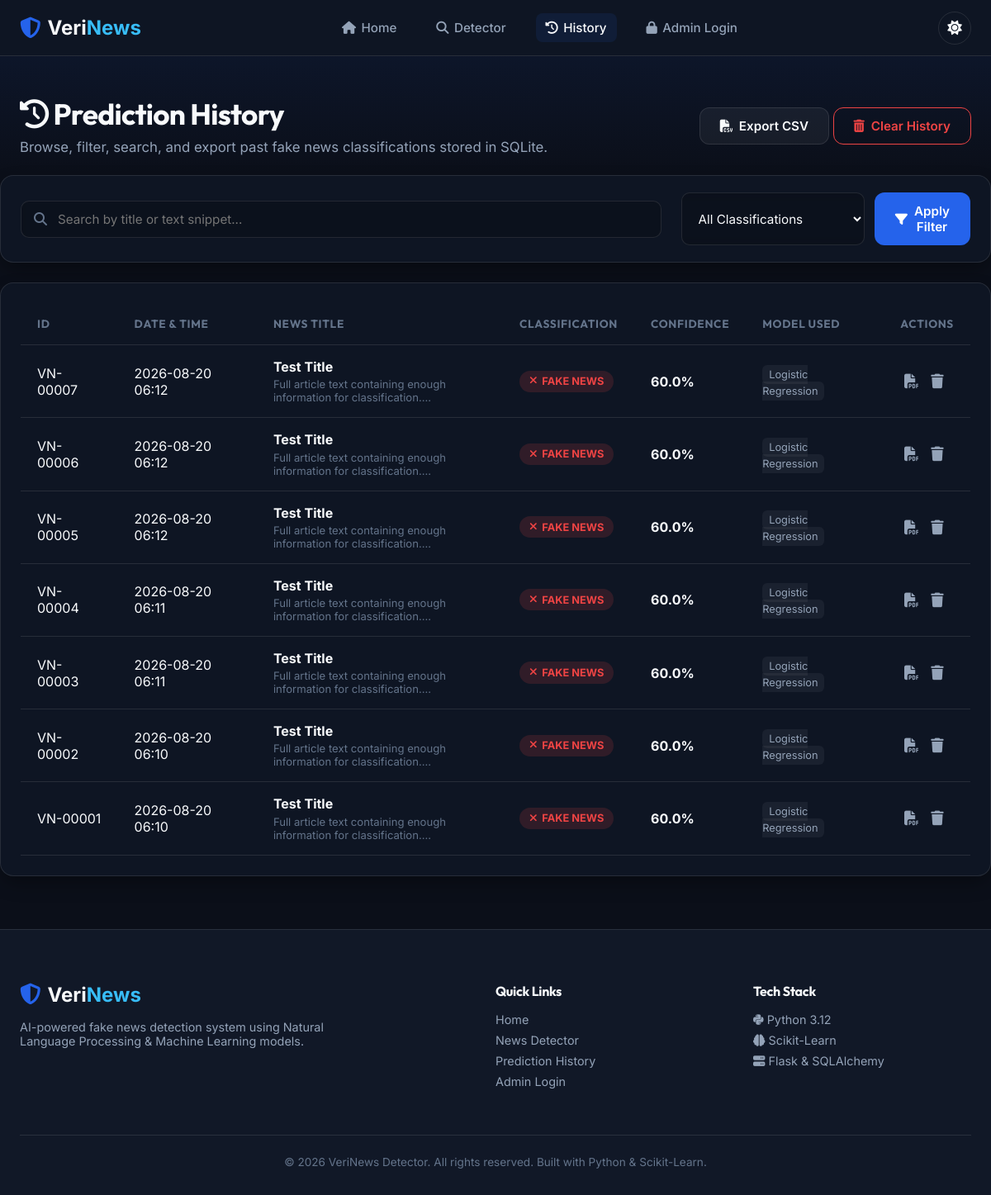
The app's page /history with its own data.
### models.py (models this page shows, shortened)
class PredictionHistory(db.Model):
    __tablename__ = 'prediction_history'
    id = db.Column(db.Integer, primary_key=True)
    news_title = db.Column(db.String(255), nullable=True, default='Untitled Article')
    news_content = db.Column(db.Text, nullable=False)
    prediction = db.Column(db.String(20), nullable=False)  # 'REAL NEWS' or 'FAKE NEWS'
    confidence = db.Column(db.Float, nullable=False)       # Percentage e.g. 97.8
    model_used = db.Column(db.String(64), default='Best ML Model')
    word_count = db.Column(db.Integer, default=0)
    created_at = db.Column(db.DateTime, default=get_utc_now, index=True)
    user_id = db.Column(db.Integer, db.ForeignKey('users.id'), nullable=True)
    ip_address = db.Column(db.String(45), nullable=True)

### app.py (the view)
@app.route('/history', methods=['GET', 'POST'])
def history():
    form = SearchHistoryForm(request.args, meta={'csrf': False})
    query_str = request.args.get('query', '').strip()
    filter_by = request.args.get('filter_by', 'ALL')
    page = request.args.get('page', 1, type=int)
    query = PredictionHistory.query
    if query_str:
        query = query.filter(
            (PredictionHistory.news_title.ilike(f'%{query_str}%')) |
            (PredictionHistory.news_content.ilike(f'%{query_str}%'))
        )
    if filter_by in ['REAL NEWS', 'FAKE NEWS']:
        query = query.filter(PredictionHistory.prediction == filter_by)
    pagination = query.order_by(PredictionHistory.created_at.desc()).paginate(page=page, per_page=10, error_out=False)
    records = pagination.items
    return render_template('history.html', form=form, records=records, pagination=pagination, query_str=query_str, filter_by=filter_by)

### forms.py
class SearchHistoryForm(FlaskForm):
    query = StringField('Search', validators=[Optional()])
    filter_by = SelectField('Filter Result', choices=[
        ('ALL', 'All Predictions'),
        ('REAL NEWS', 'Real News Only'),
        ('FAKE NEWS', 'Fake News Only')
    ], default='ALL')
    submit = SubmitField('Search')

### app.py (called while the page is built)
@app.context_processor
def inject_global_data():
    total_predictions = PredictionHistory.query.count()
    real_count = PredictionHistory.query.filter_by(prediction='REAL NEWS').count()
    fake_count = PredictionHistory.query.filter_by(prediction='FAKE NEWS').count()
    return {
        'global_total_predictions': total_predictions,
        'global_real_count': real_count,
        'global_fake_count': fake_count,
        'current_year': datetime.now(timezone.utc).year
    }

### templates/history.html (shortened to what this page needs)
{% extends 'base.html' %}
{% block content %}
<div class="page-header">
    <div class="page-container flex-between">
        <div>
            <h1 class="page-title"><i class="fa-solid fa-clock-rotate-left"></i> Prediction History</h1>
            <p class="page-subtitle">Browse, filter, search, and export past fake news classifications stored in SQLite.</p>
        </div>
        <div class="page-header-actions">
            <a href="{{ url_for('export_csv') }}" class="btn btn-secondary">
                <i class="fa-solid fa-file-csv"></i> Export CSV
            </a>
            {% if records %}
            <form method="POST" action="{{ url_for('clear_all_history') }}" style="display:inline;" onsubmit="return confirm('Are you sure you want to clear all history records?');">
                <button type="submit" class="btn btn-danger-outline">
                    <i class="fa-solid fa-trash-can"></i> Clear History
                </button>
            </form>
            {% endif %}
        </div>
    </div>
</div>
<div class="section-container">
    <div class="glass-card search-card">
        <form method="GET" action="{{ url_for('history') }}" class="search-form">
            <div class="search-input-group">
                <i class="fa-solid fa-magnifying-glass search-icon"></i>
                <input type="text" name="query" value="{{ query_str }}" class="form-control search-field" placeholder="Search by title or text snippet...">
            </div>
            <div class="filter-group">
                <select name="filter_by" class="form-control select-field">
                    <option value="ALL" {% if filter_by == 'ALL' %}selected{% endif %}>All Classifications</option>
                </select>
                <button type="submit" class="btn btn-primary">
                    <i class="fa-solid fa-filter"></i> Apply Filter
                </button>
            </div>
        </form>
    </div>
    <div class="table-responsive glass-card mt-4">
        {% if records %}
        <table class="data-table">
            <thead>
                <tr>
                    <th>ID</th>
                    <th>Date & Time</th>
                    <th>News Title</th>
                    <th>Classification</th>
                    <th>Confidence</th>
                    <th>Model Used</th>
                    <th>Actions</th>
                </tr>
            </thead>
            <tbody>
                {% for item in records %}
                <tr>
                    <td><code>VN-{{ "%05d" | format(item.id) }}</code></td>
                    <td>{{ item.created_at.strftime('%Y-%m-%d %H:%M') }}</td>
                    <td class="table-title-cell">
                        <strong class="item-title">{{ item.news_title or 'Untitled Article' }}</strong>
                        <p class="item-snippet">{{ item.news_content[:120] }}...</p>
                    </td>
                    <td>
                        {% if item.prediction == 'REAL NEWS' %}
                        <span class="badge badge-success"><i class="fa-solid fa-check"></i> REAL NEWS</span>
                        {% else %}
                        <span class="badge badge-danger"><i class="fa-solid fa-xmark"></i> FAKE NEWS</span>
                        {% endif %}
                    </td>
                    <td><strong>{{ item.confidence }}%</strong></td>
                    <td><span class="model-tag">{{ item.model_used }}</span></td>
                    <td class="actions-cell">
                        <a href="{{ url_for('download_pdf_report', id=item.id) }}" class="btn-icon" title="Download PDF Report">
                            <i class="fa-solid fa-file-pdf"></i>
                        </a>
                        <form method="POST" action="{{ url_for('delete_history_item', id=item.id) }}" style="display:inline;" onsubmit="return confirm('Delete this prediction record?');">
                            <button type="submit" class="btn-icon btn-icon-danger" title="Delete Record">
                                <i class="fa-solid fa-trash"></i>
                            </button>
                        </form>
                    </td>
                </tr>
                {% endfor %}
            </tbody>
        </table>
        {% endif %}
    </div>
</div>
{% endblock %}

### templates/base.html (shortened to what this page needs)
<!DOCTYPE html>
<html lang="en" data-theme="dark">
<head>
    <link rel="stylesheet" href="https://cdnjs.cloudflare.com/ajax/libs/font-awesome/6.5.1/css/all.min.css">
    <link rel="stylesheet" href="{{ url_for('static', filename='css/style.css') }}">
</head>
<body>
    <nav class="navbar">
        <div class="nav-container">
            <a href="{{ url_for('home') }}" class="nav-brand">
                <i class="fa-solid fa-shield-halved brand-icon"></i>
                <span>Veri<span class="brand-highlight">News</span></span>
            </a>
            <div class="nav-menu" id="navMenu">
                <a href="{{ url_for('home') }}" class="nav-link {% if request.endpoint == 'home' %}active{% endif %}">
                    <i class="fa-solid fa-house"></i> Home
                </a>
                <a href="{{ url_for('detector') }}" class="nav-link {% if request.endpoint == 'detector' %}active{% endif %}">
                    <i class="fa-solid fa-magnifying-glass"></i> Detector
                </a>
                <a href="{{ url_for('history') }}" class="nav-link {% if request.endpoint == 'history' %}active{% endif %}">
                    <i class="fa-solid fa-clock-rotate-left"></i> History
                </a>
                {% if current_user.is_authenticated %}
                <a href="{{ url_for('admin') }}" class="nav-link {% if request.endpoint == 'admin' %}active{% endif %}">
                    <i class="fa-solid fa-chart-line"></i> Dashboard
                </a>
                <a href="{{ url_for('logout') }}" class="nav-btn nav-btn-outline">
                    <i class="fa-solid fa-right-from-bracket"></i> Logout
                </a>
                {% else %}
                <a href="{{ url_for('login') }}" class="nav-link {% if request.endpoint == 'login' %}active{% endif %}">
                    <i class="fa-solid fa-lock"></i> Admin Login
                </a>
                {% endif %}
            </div>
            <div class="nav-actions">
                <button class="theme-toggle" id="themeToggle" title="Toggle Light/Dark Mode">
                    <i class="fa-solid fa-sun sun-icon"></i>
                </button>
            </div>
        </div>
    </nav>
    <main class="main-content">
        {% block content %}{% endblock %}
    </main>
    <footer class="footer">
        <div class="footer-container">
            <div class="footer-brand">
                <a href="{{ url_for('home') }}" class="nav-brand">
                    <i class="fa-solid fa-shield-halved brand-icon"></i>
                    <span>Veri<span class="brand-highlight">News</span></span>
                </a>
                <p class="footer-desc">AI-powered fake news detection system using Natural Language Processing & Machine Learning models.</p>
            </div>
            <div class="footer-links">
                <h4>Quick Links</h4>
                <a href="{{ url_for('home') }}">Home</a>
                <a href="{{ url_for('detector') }}">News Detector</a>
                <a href="{{ url_for('history') }}">Prediction History</a>
                <a href="{{ url_for('login') }}">Admin Login</a>
            </div>
            <div class="footer-tech">
                <h4>Tech Stack</h4>
                <span><i class="fa-brands fa-python"></i> Python 3.12</span>
                <span><i class="fa-solid fa-brain"></i> Scikit-Learn</span>
                <span><i class="fa-solid fa-server"></i> Flask & SQLAlchemy</span>
            </div>
        </div>
        <div class="footer-bottom">
            <p>&copy; {{ current_year }} VeriNews Detector. All rights reserved. Built with Python & Scikit-Learn.</p>
        </div>
    </footer>
</body>
</html>

### records on screen
PredictionHistory: id "00007", created_at "2026-08-20 06:12", news_title "Test Title", news_content "Full article text containing enough information for classification.", prediction "FAKE NEWS" (drawn), confidence "60.0", model_used "Logistic Regression"
PredictionHistory: id "00006", created_at "2026-08-20 06:12", news_title "Test Title", news_content "Full article text containing enough information for classification.", prediction "FAKE NEWS" (drawn), confidence "60.0", model_used "Logistic Regression"
PredictionHistory: id "00005", created_at "2026-08-20 06:12", news_title "Test Title", news_content "Full article text containing enough information for classification.", prediction "FAKE NEWS" (drawn), confidence "60.0", model_used "Logistic Regression"
PredictionHistory: id "00004", created_at "2026-08-20 06:11", news_title "Test Title", news_content "Full article text containing enough information for classification.", prediction "FAKE NEWS" (drawn), confidence "60.0", model_used "Logistic Regression"
PredictionHistory: id "00003", created_at "2026-08-20 06:11", news_title "Test Title", news_content "Full article text containing enough information for classification.", prediction "FAKE NEWS" (drawn), confidence "60.0", model_used "Logistic Regression"
PredictionHistory: id "00002", created_at "2026-08-20 06:10", news_title "Test Title", news_content "Full article text containing enough information for classification.", prediction "FAKE NEWS" (drawn), confidence "60.0", model_used "Logistic Regression"
PredictionHistory: id "00001", created_at "2026-08-20 06:10", news_title "Test Title", news_content "Full article text containing enough information for classification.", prediction "FAKE NEWS" (drawn), confidence "60.0", model_used "Logistic Regression"
